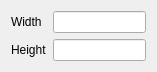
<?xml version="1.0" encoding="UTF-8"?>
<ui version="4.0">
 <class>SizeVarForm</class>
 <widget class="QWidget" name="SizeVarForm">
  <property name="geometry">
   <rect>
    <x>0</x>
    <y>0</y>
    <width>157</width>
    <height>70</height>
   </rect>
  </property>
  <property name="windowTitle">
   <string>Form</string>
  </property>
  <layout class="QGridLayout" name="gridLayout">
   <item row="0" column="1">
    <widget class="QLineEdit" name="sb_width"/>
   </item>
   <item row="1" column="0">
    <widget class="QLabel" name="label_2">
     <property name="text">
      <string>Height</string>
     </property>
    </widget>
   </item>
   <item row="0" column="0">
    <widget class="QLabel" name="label">
     <property name="text">
      <string>Width</string>
     </property>
    </widget>
   </item>
   <item row="1" column="1">
    <widget class="QLineEdit" name="sb_height"/>
   </item>
  </layout>
 </widget>
 <resources/>
 <connections/>
</ui>
